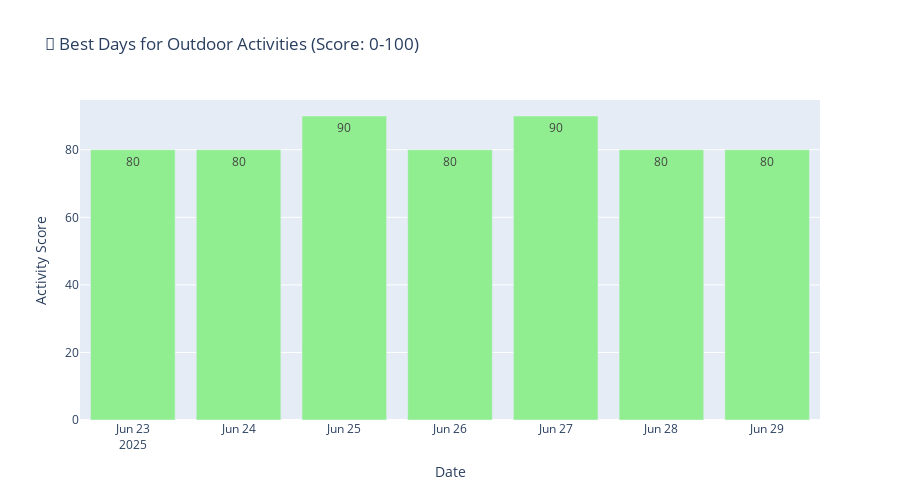

The notebook cell this image was saved under:
### Markdown cell above
**📍 2. Weather-Based Event Planner**

### Code cell
# 📍 2. Event Planner
event_fig, event_recs = apps.event_planner_app(daily_forecast)
print("📅 Event Planning Scores:")
print(event_recs.sort_values('score', ascending=False))
event_fig.show()

### Figure 1 — Plotly figure (JSON) as saved in the notebook; plotly's stock layout.template omitted (floating-point values rounded to 4 significant figures)
{"data": [{"marker": {"color": "lightgreen"}, "name": "Activity Score", "text": [80.0, 80.0, 90.0, 80.0, 90.0, 80.0, 80.0], "textposition": "auto", "type": "bar", "x": ["2025-06-23", "2025-06-24", "2025-06-25", "2025-06-26", "2025-06-27", "2025-06-28", "2025-06-29"], "y": [80, 80, 90, 80, 90, 80, 80]}], "layout": {"height": 500, "title": {"text": "📅 Best Days for Outdoor Activities (Score: 0-100)"}, "xaxis": {"title": {"text": "Date"}}, "yaxis": {"title": {"text": "Activity Score"}}}}
